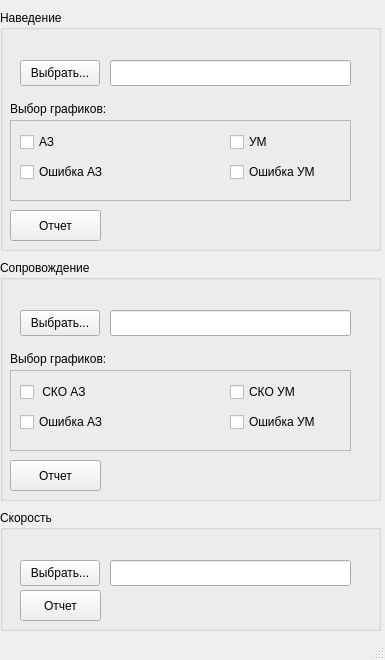
<?xml version="1.0" encoding="UTF-8"?>
<ui version="4.0">
 <class>MainWindow</class>
 <widget class="QMainWindow" name="MainWindow">
  <property name="geometry">
   <rect>
    <x>0</x>
    <y>0</y>
    <width>385</width>
    <height>660</height>
   </rect>
  </property>
  <property name="windowTitle">
   <string>Результаты тестирования поворотки</string>
  </property>
  <widget class="QWidget" name="centralwidget">
   <widget class="QGroupBox" name="SpeedTest_2">
    <property name="geometry">
     <rect>
      <x>0</x>
      <y>10</y>
      <width>381</width>
      <height>241</height>
     </rect>
    </property>
    <property name="title">
     <string>Наведение</string>
    </property>
    <property name="alignment">
     <set>Qt::AlignLeading|Qt::AlignLeft|Qt::AlignTop</set>
    </property>
    <widget class="QLineEdit" name="lePathToDataAiming">
     <property name="geometry">
      <rect>
       <x>110</x>
       <y>50</y>
       <width>241</width>
       <height>26</height>
      </rect>
     </property>
    </widget>
    <widget class="QPushButton" name="pbFileDataAiming">
     <property name="geometry">
      <rect>
       <x>20</x>
       <y>50</y>
       <width>80</width>
       <height>26</height>
      </rect>
     </property>
     <property name="text">
      <string>Выбрать...</string>
     </property>
    </widget>
    <widget class="QFrame" name="frame">
     <property name="geometry">
      <rect>
       <x>10</x>
       <y>110</y>
       <width>341</width>
       <height>81</height>
      </rect>
     </property>
     <property name="frameShape">
      <enum>QFrame::StyledPanel</enum>
     </property>
     <property name="frameShadow">
      <enum>QFrame::Raised</enum>
     </property>
     <widget class="QCheckBox" name="cbGraphAimingAZ">
      <property name="geometry">
       <rect>
        <x>10</x>
        <y>10</y>
        <width>51</width>
        <height>24</height>
       </rect>
      </property>
      <property name="text">
       <string>АЗ</string>
      </property>
     </widget>
     <widget class="QCheckBox" name="cbGraphAimingErrAZ">
      <property name="geometry">
       <rect>
        <x>10</x>
        <y>40</y>
        <width>101</width>
        <height>24</height>
       </rect>
      </property>
      <property name="text">
       <string>Ошибка АЗ</string>
      </property>
     </widget>
     <widget class="QCheckBox" name="cbGraphAimingUM">
      <property name="geometry">
       <rect>
        <x>220</x>
        <y>10</y>
        <width>51</width>
        <height>24</height>
       </rect>
      </property>
      <property name="text">
       <string>УМ</string>
      </property>
     </widget>
     <widget class="QCheckBox" name="cbGraphAimingErrUM">
      <property name="geometry">
       <rect>
        <x>220</x>
        <y>40</y>
        <width>101</width>
        <height>24</height>
       </rect>
      </property>
      <property name="text">
       <string>Ошибка УМ</string>
      </property>
     </widget>
    </widget>
    <widget class="QLabel" name="label_3">
     <property name="geometry">
      <rect>
       <x>10</x>
       <y>90</y>
       <width>111</width>
       <height>18</height>
      </rect>
     </property>
     <property name="text">
      <string>Выбор графиков:</string>
     </property>
    </widget>
    <widget class="QLabel" name="label_4">
     <property name="geometry">
      <rect>
       <x>260</x>
       <y>110</y>
       <width>81</width>
       <height>18</height>
      </rect>
     </property>
     <property name="text">
      <string/>
     </property>
    </widget>
    <widget class="QPushButton" name="pbAimingTest">
     <property name="enabled">
      <bool>true</bool>
     </property>
     <property name="geometry">
      <rect>
       <x>10</x>
       <y>200</y>
       <width>91</width>
       <height>31</height>
      </rect>
     </property>
     <property name="text">
      <string>Отчет</string>
     </property>
    </widget>
   </widget>
   <widget class="QGroupBox" name="SpeedTest_3">
    <property name="geometry">
     <rect>
      <x>0</x>
      <y>510</y>
      <width>381</width>
      <height>121</height>
     </rect>
    </property>
    <property name="title">
     <string>Скорость</string>
    </property>
    <property name="alignment">
     <set>Qt::AlignLeading|Qt::AlignLeft|Qt::AlignTop</set>
    </property>
    <widget class="QLineEdit" name="lePathToDataSpeed">
     <property name="geometry">
      <rect>
       <x>110</x>
       <y>50</y>
       <width>241</width>
       <height>26</height>
      </rect>
     </property>
    </widget>
    <widget class="QPushButton" name="pbFileDataSpeed">
     <property name="geometry">
      <rect>
       <x>20</x>
       <y>50</y>
       <width>80</width>
       <height>26</height>
      </rect>
     </property>
     <property name="text">
      <string>Выбрать...</string>
     </property>
    </widget>
    <widget class="QPushButton" name="pbSpeedTest">
     <property name="enabled">
      <bool>true</bool>
     </property>
     <property name="geometry">
      <rect>
       <x>20</x>
       <y>80</y>
       <width>81</width>
       <height>31</height>
      </rect>
     </property>
     <property name="text">
      <string>Отчет</string>
     </property>
    </widget>
   </widget>
   <widget class="QGroupBox" name="SpeedTest_4">
    <property name="geometry">
     <rect>
      <x>0</x>
      <y>260</y>
      <width>381</width>
      <height>241</height>
     </rect>
    </property>
    <property name="title">
     <string>Сопровождение</string>
    </property>
    <property name="alignment">
     <set>Qt::AlignLeading|Qt::AlignLeft|Qt::AlignTop</set>
    </property>
    <widget class="QLineEdit" name="lePathToDataTracking">
     <property name="geometry">
      <rect>
       <x>110</x>
       <y>50</y>
       <width>241</width>
       <height>26</height>
      </rect>
     </property>
    </widget>
    <widget class="QPushButton" name="pbFileDataTracking">
     <property name="geometry">
      <rect>
       <x>20</x>
       <y>50</y>
       <width>80</width>
       <height>26</height>
      </rect>
     </property>
     <property name="text">
      <string>Выбрать...</string>
     </property>
    </widget>
    <widget class="QLabel" name="label_9">
     <property name="geometry">
      <rect>
       <x>260</x>
       <y>110</y>
       <width>81</width>
       <height>18</height>
      </rect>
     </property>
     <property name="text">
      <string/>
     </property>
    </widget>
    <widget class="QPushButton" name="pbTrackingTest">
     <property name="enabled">
      <bool>true</bool>
     </property>
     <property name="geometry">
      <rect>
       <x>10</x>
       <y>200</y>
       <width>91</width>
       <height>31</height>
      </rect>
     </property>
     <property name="text">
      <string>Отчет</string>
     </property>
    </widget>
    <widget class="QFrame" name="frame_3">
     <property name="geometry">
      <rect>
       <x>10</x>
       <y>110</y>
       <width>341</width>
       <height>81</height>
      </rect>
     </property>
     <property name="frameShape">
      <enum>QFrame::StyledPanel</enum>
     </property>
     <property name="frameShadow">
      <enum>QFrame::Raised</enum>
     </property>
     <widget class="QCheckBox" name="cbGraphTrackingStdAz">
      <property name="geometry">
       <rect>
        <x>10</x>
        <y>10</y>
        <width>81</width>
        <height>24</height>
       </rect>
      </property>
      <property name="text">
       <string> СКО АЗ</string>
      </property>
     </widget>
     <widget class="QCheckBox" name="cbGraphTrackingErrAZ">
      <property name="geometry">
       <rect>
        <x>10</x>
        <y>40</y>
        <width>101</width>
        <height>24</height>
       </rect>
      </property>
      <property name="text">
       <string>Ошибка АЗ</string>
      </property>
     </widget>
     <widget class="QCheckBox" name="cbGraphTrackingStdUm">
      <property name="geometry">
       <rect>
        <x>220</x>
        <y>10</y>
        <width>81</width>
        <height>24</height>
       </rect>
      </property>
      <property name="text">
       <string>СКО УМ</string>
      </property>
     </widget>
     <widget class="QCheckBox" name="cbGraphTrackingErrUM">
      <property name="geometry">
       <rect>
        <x>220</x>
        <y>40</y>
        <width>101</width>
        <height>24</height>
       </rect>
      </property>
      <property name="text">
       <string>Ошибка УМ</string>
      </property>
     </widget>
    </widget>
    <widget class="QLabel" name="label_8">
     <property name="geometry">
      <rect>
       <x>10</x>
       <y>90</y>
       <width>111</width>
       <height>18</height>
      </rect>
     </property>
     <property name="text">
      <string>Выбор графиков:</string>
     </property>
    </widget>
   </widget>
  </widget>
  <widget class="QStatusBar" name="statusbar"/>
 </widget>
 <resources/>
 <connections/>
</ui>
